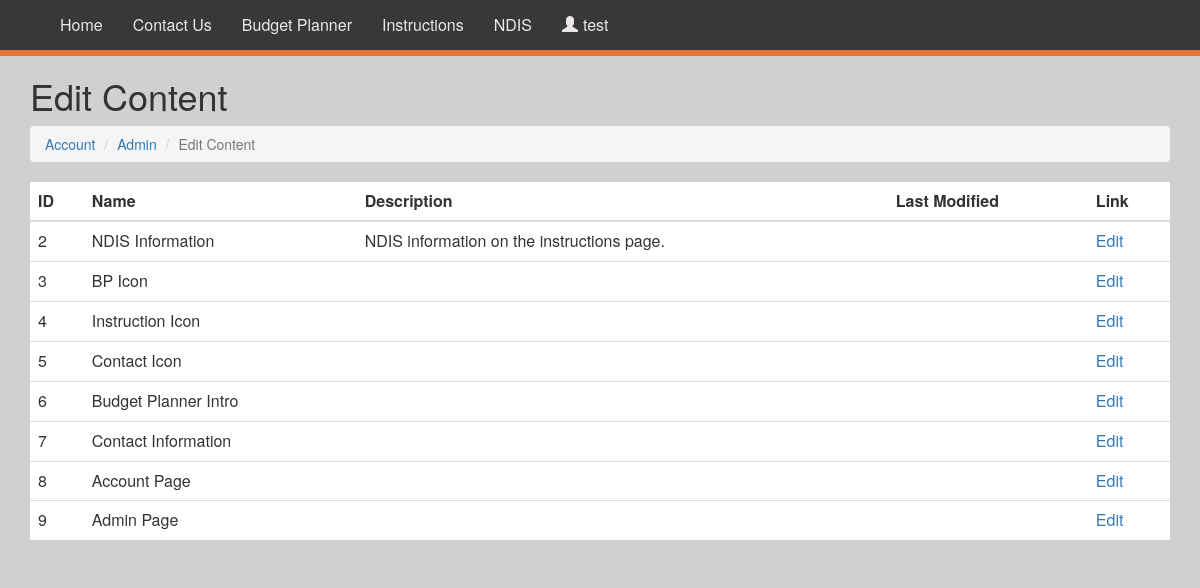
/editContent.php (signed in), run on the app's committed database.
### tables this page shows
CREATE TABLE `account` (
  `id` int(11) NOT NULL AUTO_INCREMENT,
  `username` varchar(45) DEFAULT NULL,
  `password` varchar(100) NOT NULL,
  `salt` varchar(45) DEFAULT NULL,
  `admin` tinyint(1) DEFAULT NULL,
  `active` tinyint(1) DEFAULT NULL,
  PRIMARY KEY (`id`)
);

CREATE TABLE `content` (
  `id` int(11) NOT NULL AUTO_INCREMENT,
  `name` varchar(45) DEFAULT NULL,
  `description` varchar(45) DEFAULT NULL,
  `content` varchar(2000) DEFAULT NULL,
  `date_modified` date DEFAULT NULL,
  `username_modified` varchar(45) DEFAULT NULL,
  PRIMARY KEY (`id`)
);

### Includes/SessionCheck.inc (called while the page is built, shortened)
<?php
require_once 'User.inc';
$userid = isset ( $_SESSION ['userid'] ) ? $_SESSION ['userid'] : null;
$currUser = $userid != null ? UserLoader::GetUserById($userid) : null;
$signed_in = isset($currUser);
?>

### Includes/Data.inc (called while the page is built, shortened)
<?php
try {
    $host = getenv('DB_HOST');
    $dbname = getenv('DB_NAME');
    $dbusername = getenv('DB_USER');
    $dbpassword = getenv('DB_PASS');
    $pdo = new PDO ("mysql:host=$host;dbname=$dbname", $dbusername, $dbpassword);
    $pdo->setAttribute(PDO::ATTR_ERRMODE, PDO::ERRMODE_EXCEPTION);
} catch (PDOException $e) {
} catch (Exception $e) {
}
function RunQuery($qry, $parms)
{
    global $pdo;
    if (!isset ($pdo)) {
        throw new PDOException ("No data connection.");
        return null;
    } else {
        $sth = $pdo->prepare($qry, array(
            PDO::ATTR_CURSOR => PDO::CURSOR_FWDONLY
        ));
        $red = null;
        $sth->execute($parms);
        try {
            $red = $sth->fetchAll();
        } catch (PDOException $e) {
        }
        return $red;
    }
}
?>

### Includes/User.inc (called while the page is built, shortened)
<?php
require_once 'Data.inc';
class UserLoader
{
    public static function GetUserById($userid)
    {
        $queryResults = RunQuery('SELECT * FROM account WHERE id = ?', array($userid));
        if (sizeof($queryResults) == 1) {
            $row = $queryResults[0];
            $user = new User();
            $user->id = $row['id'];
            $user->username = $row['username'];
            $user->admin = $row['admin'];
            return $user;
        } else {
            return null;
        }
    }
}
?>

### Includes/ContentLoader.inc (called while the page is built, shortened)
<?php
require_once 'Data.inc';
function GetAllContent(){
    $queryResults = RunQuery('select * from content', array());
    return $queryResults;
}

### editContent.php (the view, shortened to what this page needs)
<?php
require_once 'Includes/SessionCheck.inc';
require_once 'Includes/ContentLoader.inc';
$id = isset($_GET["id"]) ? $_GET["id"] : null;
?>
<html lang="en">
<head><?php include("header.inc"); ?></head>
<body>
<?php include("navbar.inc"); ?>
<div class="container">
    <?php if ($id == null) {
    ?>
    <h1>Edit Content</h1>
    <ol class="breadcrumb">
        <li><a href="account.php">Account</a></li>
        <li><a href="admin.php">Admin</a></li>
        <li class="active">Edit Content</li>
    </ol>
    <?php
    echo '<table class="table table-hover" style="background-color: white;">';
    echo '<thead class="thead-default"><tr>';
        echo '<th>ID</th>';
        echo '<th>Name</th>';
        echo '<th>Description</th>';
        echo '<th>Last Modified</th>';
        echo '<th>Link</th>';
        echo '</tr></thead>';
        echo '<tbody>';
        foreach (GetAllContent() as $cont) {
            echo '<tr>';
            echo "<td>$cont[0]</td>";
            echo "<td>$cont[1]</td>";
            echo "<td>$cont[2]</td>";
            echo "<td>$cont[4]</td>";
            echo "<td><a href='editContent.php?id=$cont[0]'>Edit</a></td>";
            echo '</tr>';
        }
        echo '</tbody>';
        echo '</table>';
    } ?>
</div>
</body>
</html>

### navbar.inc (shortened to what this page needs)
<nav class="navbar navbar-inverse nav-fixed-top" id="my-navbar">
	<div class="container">
		<div class="collapse navbar-collapse" id="navbar-collapse">
			<ul class="nav navbar-nav">
				<li><a href="index.php">Home</a>
				<li><a href="contactUs.php">Contact Us</a>
				<li><a href="budgetPlanner.php">Budget Planner</a>
				<li><a href="instructions.php">Instructions</a>
				<li><a href="https://myplace.ndis.gov.au" target="_blank">NDIS</a>
				<?php
					if ($signed_in)
						echo "<li><a href='admin.php' id='adminNav'><span class='glyphicon glyphicon-user' aria-hidden='true'></span>$currUser->username</a></li>"
				?>
			</ul>
		</div>
	</div>
</nav>
<div class="orangeLine">
</div>

### styles/StyleSheet.css (style rules this page uses)
@media screen and (min-width: 0px) { * { margin: 0; padding: 0; } }
@media screen and (min-width: 0px) { body { background-color: #d0d0d0; } }
@media screen and (min-width: 0px) { .navbar-inverse { background: none; filter: none; border: none; box-shadow: none; margin-bottom: 0; border-radius: 0; background-color: #383838; } }
@media screen and (min-width: 0px) { .navbar .nav > li > a { color: #ede7e7; text-shadow: none; font-size: 16px; } }
@media screen and (min-width: 0px) { .orangeLine { width: 100%; background-color: #e5742e; height: 6px; } }
@media screen and (min-width: 0px) { .glyphicon-user { margin-right: 5px; } }

### data on the page
account: username "test"
content: id "2", name "NDIS Information", description "NDIS information on the instructions page."
content: id "3", name "BP Icon"
content: id "4", name "Instruction Icon"
content: id "5", name "Contact Icon"
content: id "6", name "Budget Planner Intro"
content: id "7", name "Contact Information"
content: id "8", name "Account Page"
content: id "9", name "Admin Page"
